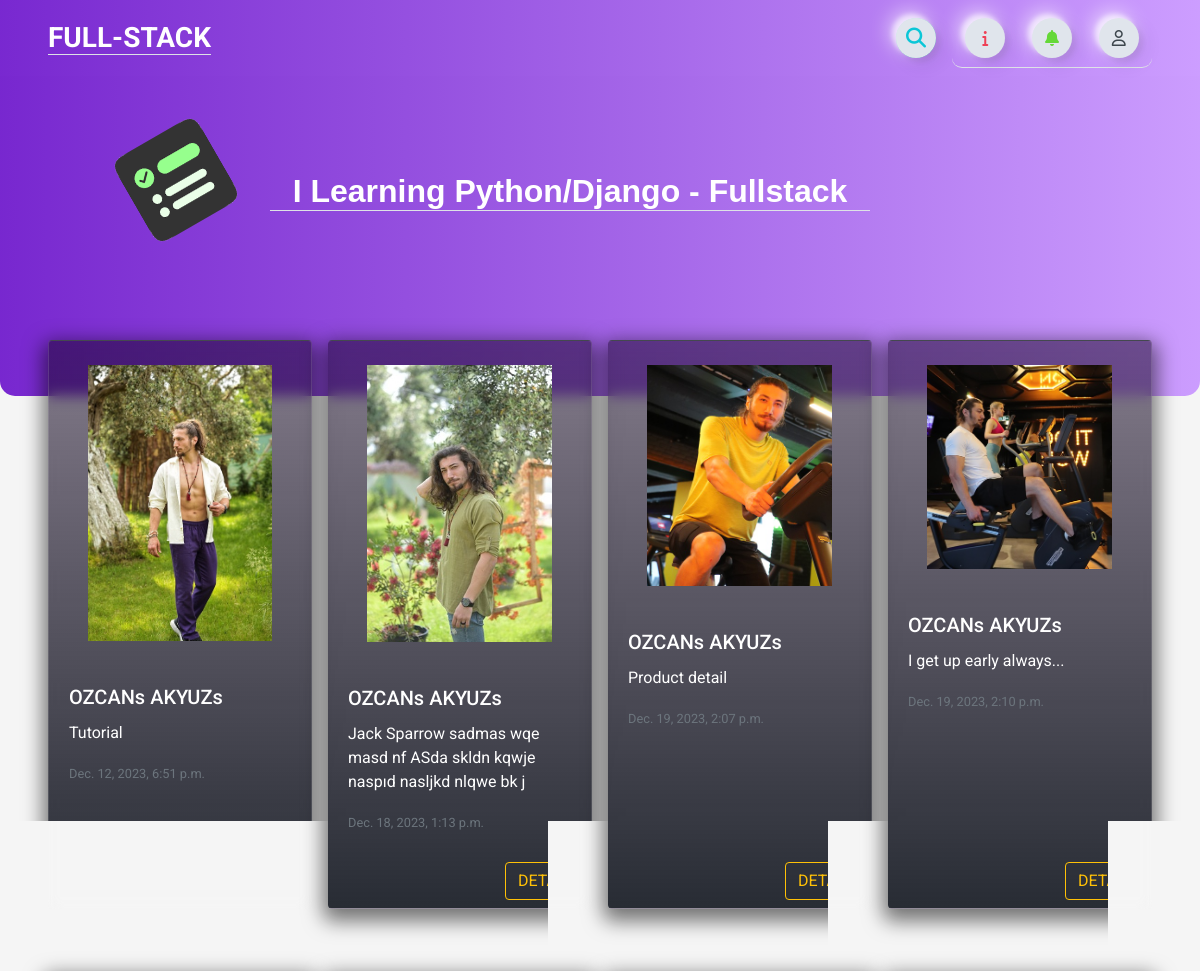
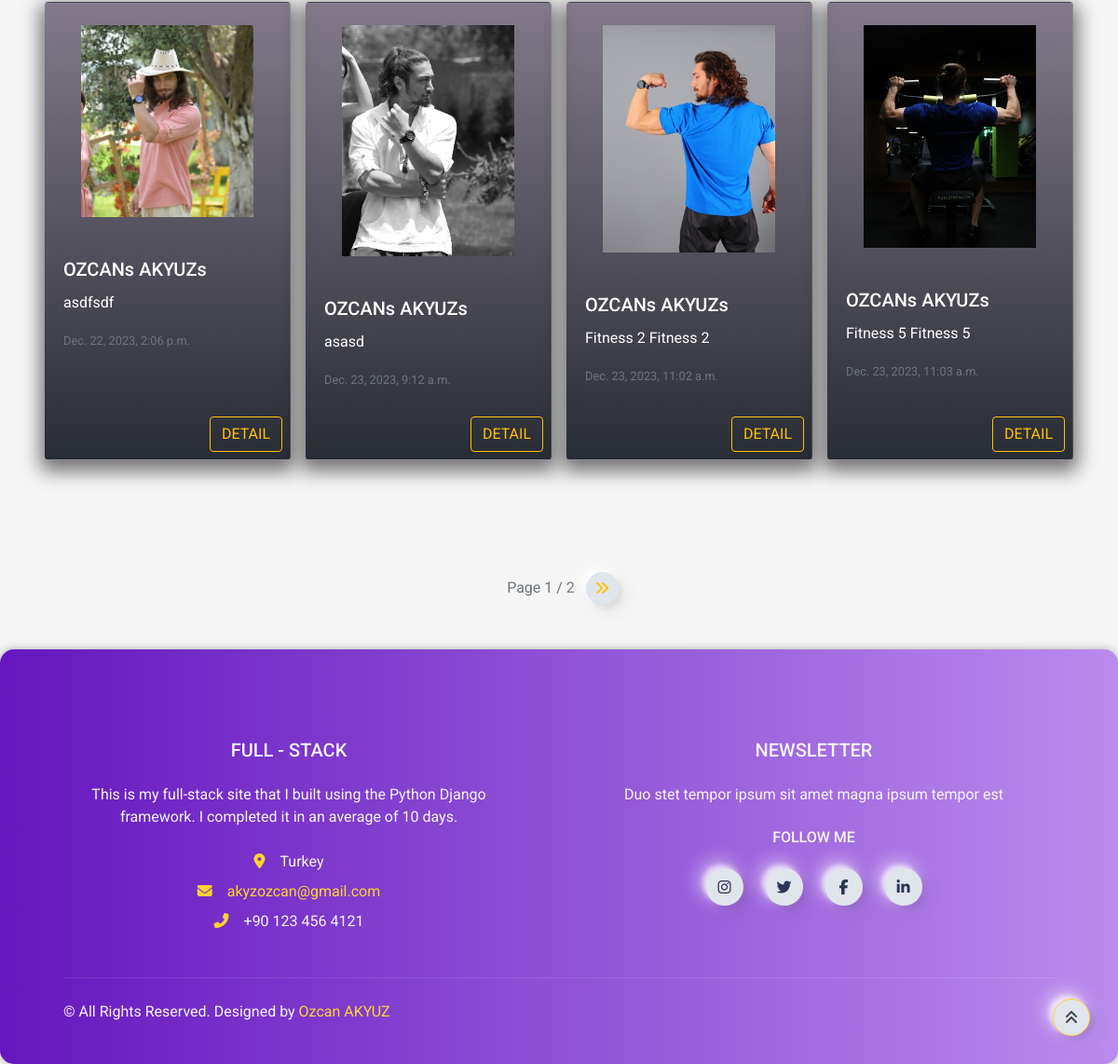
The page / on the database its author committed (2 pictures, top to bottom).
### home/models.py (models this page shows, shortened)
class Post(models.Model):
    STATUS = (('New', 'New'),('True', 'True'),('False', 'False'))
    id = models.AutoField(primary_key=True)
    title = models.CharField(max_length=200)
    user = models.ForeignKey(User, on_delete=models.CASCADE)
    content = models.TextField()
    create_at = models.DateTimeField(auto_now_add=True)
    status = models.CharField(max_length=5, choices=STATUS, default='New')
    image = models.ImageField(upload_to='images/')
    def image_tag(self):
        if self.image:
            return mark_safe('<img src="%s" width="50" height="50" />' % self.image.url)
        return None
    image_tag.short_description = 'Image Preview'

### home/views.py (the view, shortened to what this page needs)
# urls.py: path("", views.index, name="index"),
def index(request):
    if request.user.is_authenticated:
        posts = Post.objects.filter(status=True)
        paginator = Paginator(posts, 8)
        page_number = request.GET.get('page')
        try:
            page_obj = paginator.get_page(page_number)
        except PageNotAnInteger:
            page_obj = paginator.page(1)
        except EmptyPage:
            page_obj = paginator.page(paginator.num_pages)
        current_user = request.user
        profile = UserProfile.objects.get(user_id=current_user.pk)
        posts = Post.objects.filter(status='True')
        login_form = LoginForm()
        signup_form = SignUpForm()
        context = {'login_form': login_form,
                   'signup_form': signup_form,
                    'profile': profile,
                    'page_obj': page_obj,
                    'page': 'Home',}
        return render(request, 'index.html', context)
    else:
        posts = Post.objects.filter(status=True)
        paginator = Paginator(posts, 8)
        page_number = request.GET.get('page')
        try:
            page_obj = paginator.get_page(page_number)
        except PageNotAnInteger:
            page_obj = paginator.page(1)
        except EmptyPage:
            page_obj = paginator.page(paginator.num_pages)
        login_form = LoginForm()
        signup_form = SignUpForm()
        context = {'login_form': login_form,
                   'signup_form': signup_form,
                   'page_obj': page_obj,
                   'page': 'Home',}
        return render(request, 'index.html', context)

### home/templates/index.html (shortened to what this page needs)
{% extends 'base.html' %}
{% load static %}
{% block body %} {% include 'content.html' %}  {% endblock %}

### home/templates/content.html (shortened to what this page needs)
{% load static %}
{% include 'header.html' %}
{% block body %}
<div class="card-group mt-3 mx-5" style="gap: 1rem;">
  {% for post in page_obj %}
    <div class="card align-items-center rounded my-4">
      {% if post.image %}
      <img src="{{ post.image.url }}" class="card-img-top py-4 w-75" alt="...">
      {% else %}
      <img src="{% static 'img/cat-6.jpg' %}" class="card-img-top py-4 w-75" alt="...">
      {% endif %}
      <div class="card-body w-100">
        <h5 class="card-title" id="card-user">{{ post.user.get_full_name }}</h5>
        <p class="card-text" id="card-content">{{ post.content }}</p>
        <p class="card-text" id="card-create"><small class="text-muted">{{ post.create_at }}</small></p>
      </div>
      <div class="text-right w-100 p-2">
        <a class="btn btn-outline-warning rounded align-items-center hidden-arrow" id="card-detail" href="/post_detail/{{post.id}}">DETAIL</a>
      </div>
    </div>
  {% endfor %}
</div>
<div class="pagination justify-content-center">
  <span class="step-links">
      <span class="current mx-2">
          Page {{ page_obj.number }} / {{ page_obj.paginator.num_pages }}
      </span>
      {% if page_obj.has_next %}
          <a class="btn btnnavbar text-warning" style="display: inline-flex; width: 35px !important; height: 35px !important;" href="?page={{ page_obj.paginator.num_pages }}"><i class="fa fa-angle-double-right"></i>
          </a>
      {% endif %}
  </span>
</div>
{% endblock %}

### home/static/css/main.css (style rules this page uses)
.btnnavbar { height: 40px; width: 40px; border-radius: 150px; background: #e0e5ec; display: flex; flex-direction: column; justify-content: center; align-items: center; -webkit-tap-highlight-color:rgba(0,0,0,0); -webkit-tap-highlight-color:transparent; box-shadow: -7px -7px 20px #fff9, -4px -4px 5px 0px #fff9, 7px 7px 20px 0px #0001, 4px 4px 5px 0px #0001, inset 0px 0px 0px 0px #fff9, inset 0px 0px 0px 0px #0001, inset 0px 0px 0px 0px #fff9, inset 0px 0px 0px 0px #0001 ; transition: box-shadow 0.5s cubic-bezier(0.79,0.21,0.06,0.81); font-size: 16px; color: rgba(42,52,84,1); }
div > img { max-width: 12rem; }
.card-group img { border-radius: .5rem; max-width: 70%; }
.card-group .card-body .card-title { color: #fff; }
.card-group { position: relative; bottom: 6rem; display: grid; grid-template-columns: repeat(4,1fr); color: #fff; }

### rows shown on the page
Post: image (picture), user.get_full_name "OZCANs AKYUZs", content "Tutorial", create_at "Dec. 12, 2023, 6:51 p.m."
Post: image (picture), user.get_full_name "OZCANs AKYUZs", content "Jack Sparrow sadmas wqe masd nf ASda skldn kqwje naspıd nasljkd nlqwe bk j", create_at "Dec. 18, 2023, 1:13 p.m."
Post: image (picture), user.get_full_name "OZCANs AKYUZs", content "Product detail", create_at "Dec. 19, 2023, 2:07 p.m."
Post: image (picture), user.get_full_name "OZCANs AKYUZs", content "I get up early always...", create_at "Dec. 19, 2023, 2:10 p.m."
Post: image (picture), user.get_full_name "OZCANs AKYUZs", content "asdfsdf", create_at "Dec. 22, 2023, 2:06 p.m."
Post: image (picture), user.get_full_name "OZCANs AKYUZs", content "asasd", create_at "Dec. 23, 2023, 9:12 a.m."
Post: image (picture), user.get_full_name "OZCANs AKYUZs", content "Fitness 2 Fitness 2", create_at "Dec. 23, 2023, 11:02 a.m."
Post: image (picture), user.get_full_name "OZCANs AKYUZs", content "Fitness 5 Fitness 5", create_at "Dec. 23, 2023, 11:03 a.m."

### other values the page prints
{{ page_obj.number }} "1"
{{ page_obj.paginator.num_pages }} "2"
